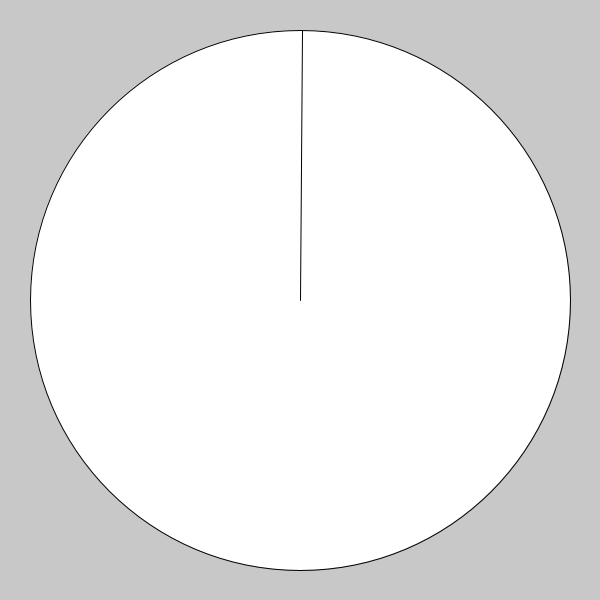
Frame 1 (no input)
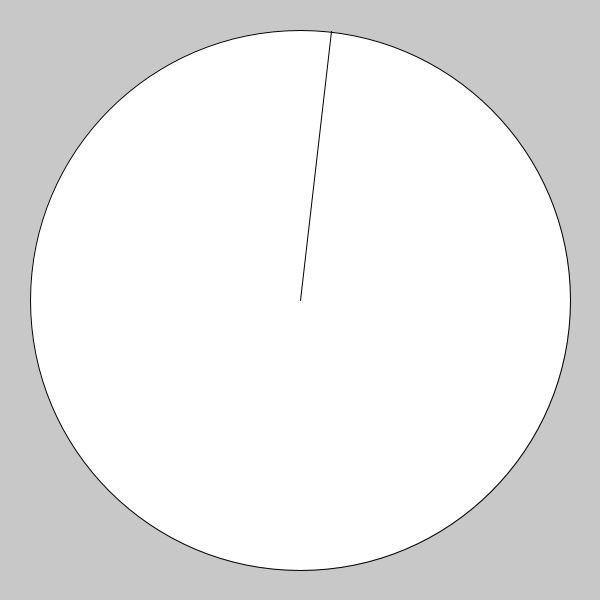
Frame 60 (the mouse pressed at the canvas centre just before this capture)
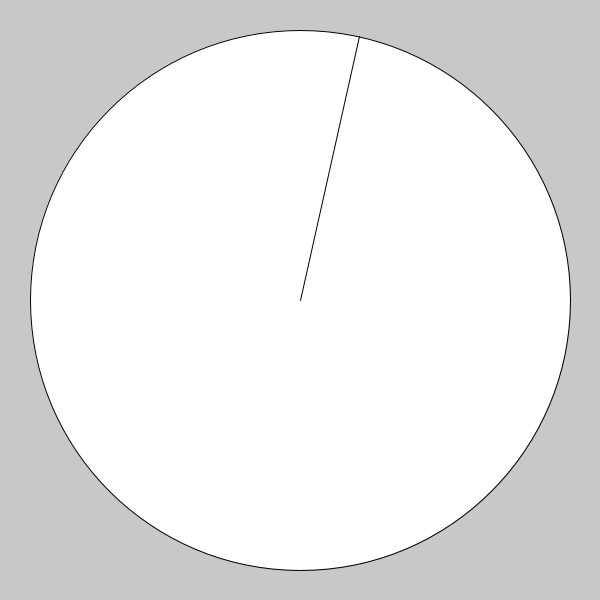
Frame 120 (the mouse held since frame 60 and released just before this capture)

The Processing sketch that drew these frames (run headless with seeded random() and noise(); from frame 60 on, the mouse is pressed at the canvas centre):

// Processing sketch: sketch_190216a
// ── sketch_190216a.pde
void setup(){
  size(600,600);
  rectMode(CENTER);

}

void draw(){
  background(200);
  float raio = 0.45*width;
  float n = 3 + (80*mouseX/width);
  translate(width/2,height/2);
  ellipse(0,0,2*raio,2*raio);
  int sec = millis();
  int min = minute();
  int hora = hour();

  beginShape();
    Float teta = (TWO_PI*sec/60000)-HALF_PI;
    line(0,0,raio*cos(teta),raio*sin(teta));

  endShape(CLOSE);
}
